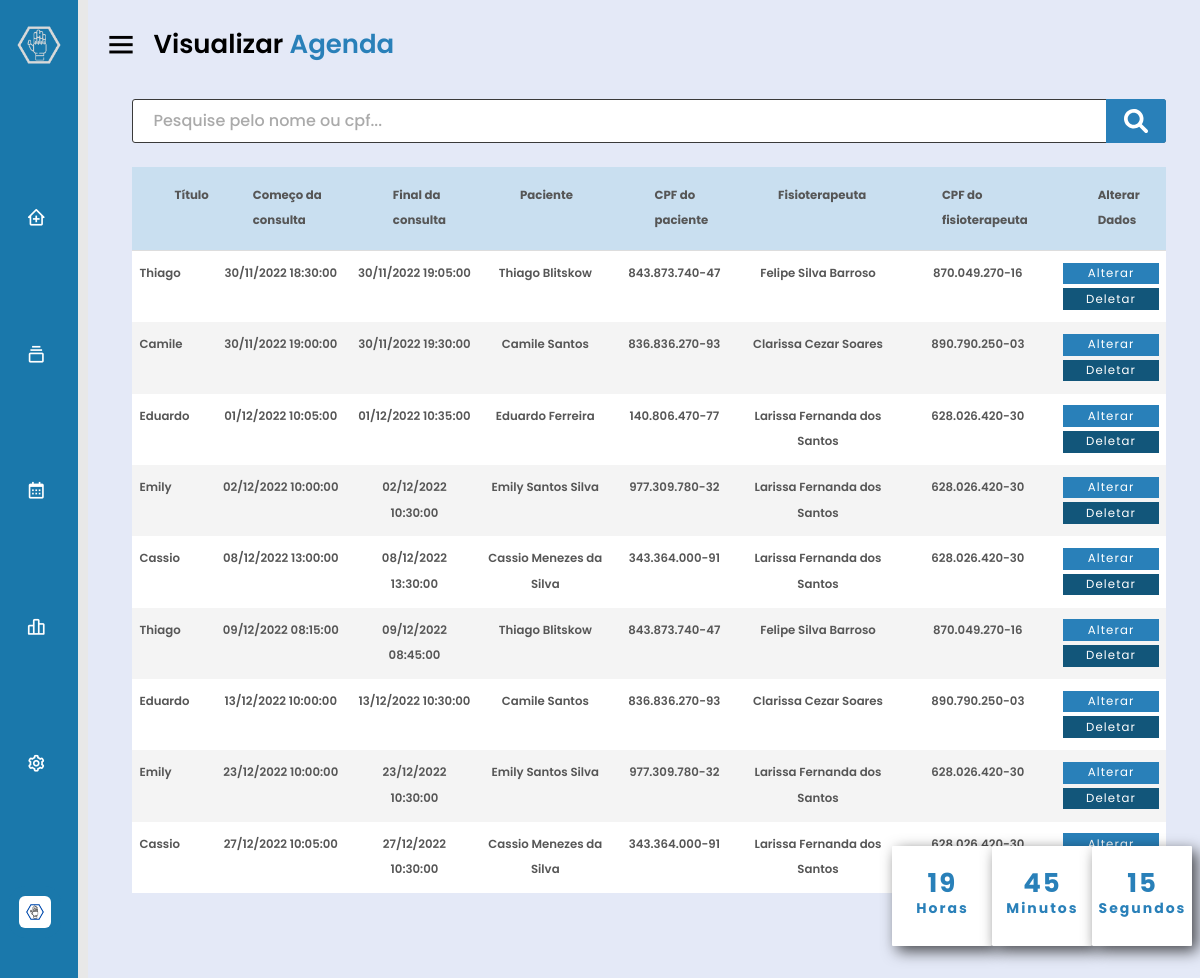
Page /app/clinica/visuconsultas/visuconsulta.php (signed in) on the committed database.
### tables this page shows
CREATE TABLE if not exists tb_clinica
(id_clinica int(5) NOT NULL auto_increment,
nome varchar(40) NOT NULL,
cnpj char(14) NOT NULL,
telefone varchar(15) NOT NULL,
estado varchar(40) NOT NULL, 
cidade varchar(110) NOT NULL,
endereco varchar(110),
id_usuario int(5) not null,
img varchar(400),
PRIMARY KEY (id_clinica),
constraint fkc_id_usuario
	foreign key (id_usuario) references tb_usuarios(id_usuario)
) DEFAULT CHARSET = utf8;

CREATE TABLE IF NOT EXISTS tb_consulta (
  id int(11) NOT NULL AUTO_INCREMENT,
  title varchar(220) DEFAULT NULL,
  color varchar(10) not NULL,
  start datetime not NULL,
  end datetime not NULL,
  ativo char(1) not null,  
  id_medico int (5) not null,
  id_paciente int(5) not null,
  id_clinica int(5) not null,
  PRIMARY KEY (id),
  constraint fkc_id_medico
	foreign key(id_medico) references tb_medico(id_medico),
  constraint fkc_id_paciente
	foreign key(id_paciente) references tb_paciente(id_paciente),
  constraint fkc_id_clinica
	foreign key(id_clinica) references tb_clinica(id_clinica)
);

CREATE TABLE if not exists tb_paciente
(id_paciente int NOT NULL auto_increment,
nome varchar(40) NOT NULL,
cpf char(11) NOT NULL,
dt_nascimento date not null,
genero varchar(20) not null,
naturalidade varchar(50) not null,  
estado_civil varchar(25) not null,
ativo char(1) NOT NULL,  
id_usuario int(5) not null,
id_medico int(5) not null,
unique_id int(5),
img varchar(400),
PRIMARY KEY (id_paciente),
constraint fkp_id_usuario 
	foreign key (id_usuario) references tb_usuarios(id_usuario),
constraint fk_id_medico
	foreign key (id_medico) references tb_medico(id_medico)
) DEFAULT CHARSET = utf8;

CREATE TABLE if not exists tb_medico
(id_medico int(5) NOT NULL auto_increment,
nome varchar(40) NOT NULL,
cpf char(11) NOT NULL,
crefito char(6) NOT NULL,  
dt_nascimento date not null,
genero varchar(20) not null,
ativo char(1) NOT NULL,  
id_usuario int (5) not null,
id_clinica int (5) not null,
unique_id int(5),
img varchar(400),
PRIMARY KEY (id_medico),
constraint fkm_id_usuario
	foreign key (id_usuario) references tb_usuarios(id_usuario),
constraint fk_id_clinica
	foreign key (id_clinica) references tb_clinica(id_clinica)
) DEFAULT CHARSET = utf8;

### app/clinica/visuconsultas/visuconsulta.php (the view, shortened to what this page needs)
<?php
	$email = $_SESSION['email'];
	$senha = $_SESSION['senha'];
		function cpf($cpf){
			return substr($cpf, 0, 3).".".substr($cpf, 3, 3).".".substr($cpf, 6,-2)."-".substr($cpf, -2);
		}
		include_once("../../../conexao.php");
		$sqlUsu = "SELECT id_usuario FROM tb_usuarios WHERE email = '$email' AND senha = '$senha'";
		$resultUsu = $conexao->query($sqlUsu);
		while($row = mysqli_fetch_array($resultUsu)){
			$idUsu = $row['id_usuario'];
		}
	  $sqlVisuAgenda = "select co.title, co.id, co.start, co.end, pa.nome as paciente, pa.cpf as cpfPaci, me.nome as fisio, me.cpf  as cpfFisio from tb_consulta as co join tb_clinica as cl on (co.id_clinica = cl.id_clinica) join tb_medico as me on (co.id_medico = me.id_medico) join tb_paciente as pa on (co.id_paciente = pa.id_paciente) where pa.ativo = 'a' and me.ativo = 'a' and cl.id_clinica = 1 and co.ativo = 'a' order by co.start";
	  $sr = mysqli_query($conexao,$sqlVisuAgenda) or die("Erro ao executar a consulta" . mysqli_error($conexao));
?>
<!DOCTYPE HTML>
<html>
	<head>
		<link href='https://unpkg.com/boxicons@2.0.7/css/boxicons.min.css' rel='stylesheet'>
		<link rel="stylesheet" href="../../assets/css/main.css" />
	</head>
	<body class="is-preload">
		<?php include('../sidebarClinicaPaste.php'); ?>
		<section class="home-section">
			<div class="relogio">
				<div>
					<span id="horas">00</span>
					<span class="tempo">Horas</span>
				</div>
				<div>
					<span id="minutos">00</span>
					<span class="tempo">Minutos</span>
				</div>
				<div>
					<span id="segundos">00</span>
					<span class="tempo">Segundos</span>
				</div>
			</div>
			<div class="home-content">
				<i class='bx bx-menu'></i>
				<span class="text">Visualizar <span>Agenda</span></span>
    		</div>
			<div id="content">
				<form action="pacientes.php" method="post">
					<div class="search_wrap search_wrap_1">
						<div class="search_box">
							<input type="text" class="input" name="txt_pesquisa" placeholder="Pesquise pelo nome ou cpf...">
							<div class="btn">
								<img src="../../img/magnifying-glass-solid.svg">
							</div>
						</div>
					</div>
				</form>
					<table id="keywords" cellspacing="0" cellpadding="0">
						<thead>
							<tr>
							<th>Título</th>
							<th>Começo da consulta</th>
							<th>Final da consulta</th>
							<th>Paciente</th>
							<th>CPF do paciente</th>
							<th>Fisioterapeuta</th>
							<th>CPF do fisioterapeuta</th>
							<th>Alterar Dados</th>
							</tr>
						</thead>
						<tbody>
						<?php while($dado = mysqli_fetch_assoc($sr)){ ?>
							<tr>
								<td class="lalign"><?php echo $dado["title"];?></td>
								<td><?php echo date("d/m/Y H:i:s", strtotime($dado["start"]));?></td>
								<td><?php echo date("d/m/Y H:i:s", strtotime($dado["end"]));?></td>
								<td><?php echo $dado["paciente"]; ?></td>
								<td><?php echo cpf($dado["cpfPaci"]);?></td>
								<td><?php echo $dado["fisio"];?></td>
								<td><?php echo cpf($dado["cpfFisio"]);?></td>
								<td>
									<a href='editarconsulta.php?id=<?php echo $dado['id']?>'><button>Alterar</button></a>
									<a href='deletarconsulta.php?id=<?php echo $dado['id']?>'><button class="btn-del">Deletar</button></a>
								</td>
							</tr>
						<?php }?>
						</tbody>
					</table>
			</div>
		</section>
</body>
</html>

### app/clinica/sidebarClinicaPaste.php (shortened to what this page needs)
<?php
		$sqlImg = "Select img from tb_clinica where id_usuario =".$idUsu;
		$resultImg = $conexao->query($sqlImg);
		while($row = mysqli_fetch_array($resultImg)){
			$ImgCli = $row['img'];
		}
		if($ImgCli != null){
			$ImgPerfil = "../../fotos/$ImgCli";
		}else{
			$ImgPerfil = "../../img/user.svg";
		}
?>
<div class="sidebar close">
<div class="logo-details">
    <img src="../../img/picwishOK.png">
</div>
<ul class="nav-links">
    <li>
        <div class="iocn-link">
        <a href="../indexclinic.php">
            <i class='bx bx-clinic'></i>
        </a>
        </div>
    </li>
    <li>
        <div class="iocn-link">
        <a href="#">
            <i class='bx bx-collection'></i>
        </a>
        </div>
    </li>
    <li>
        <div class="iocn-link">
        <a href="#">
            <i class='bx bx-calendar'></i>
        </a>
        </div>
    </li>
    <li>
        <a href="../dashboard.php">
            <i class='bx bx-bar-chart-alt-2'></i>
        </a>
    </li>
    <li>
        <a href="../../config/configuracoesclinica.php">
        <i class='bx bx-cog'></i>
        </a>
    </li>
       <li class="profile-details">
        <div class="div-profile-details">
            <div class="profile-content">
                <img src="<?php echo $ImgPerfil ?>"  alt="profileImg">
            </div>
        </div>
    </li>
</ul>
</div>

### rows in the picture
tb_clinica: img (picture)
tb_consulta: title "Thiago", start "30/11/2022 18:30:00", end "30/11/2022 19:05:00", id_paciente.nome "Thiago Blitskow", id_paciente.cpf "843.873.740-47", id_medico.nome "Felipe Silva Barroso", id_medico.cpf "870.049.270-16"
tb_consulta: title "Camile", start "30/11/2022 19:00:00", end "30/11/2022 19:30:00", id_paciente.nome "Camile Santos", id_paciente.cpf "836.836.270-93", id_medico.nome "Clarissa Cezar Soares", id_medico.cpf "890.790.250-03"
tb_consulta: title "Eduardo", start "01/12/2022 10:05:00", end "01/12/2022 10:35:00", id_paciente.nome "Eduardo Ferreira", id_paciente.cpf "140.806.470-77", id_medico.nome "Larissa Fernanda dos Santos", id_medico.cpf "628.026.420-30"
tb_consulta: title "Emily", start "02/12/2022 10:00:00", end "02/12/2022 10:30:00", id_paciente.nome "Emily Santos Silva", id_paciente.cpf "977.309.780-32", id_medico.nome "Larissa Fernanda dos Santos", id_medico.cpf "628.026.420-30"
tb_consulta: title "Cassio", start "08/12/2022 13:00:00", end "08/12/2022 13:30:00", id_paciente.nome "Cassio Menezes da Silva", id_paciente.cpf "343.364.000-91", id_medico.nome "Larissa Fernanda dos Santos", id_medico.cpf "628.026.420-30"
tb_consulta: title "Thiago", start "09/12/2022 08:15:00", end "09/12/2022 08:45:00", id_paciente.nome "Thiago Blitskow", id_paciente.cpf "843.873.740-47", id_medico.nome "Felipe Silva Barroso", id_medico.cpf "870.049.270-16"
tb_consulta: title "Eduardo", start "13/12/2022 10:00:00", end "13/12/2022 10:30:00", id_paciente.nome "Camile Santos", id_paciente.cpf "836.836.270-93", id_medico.nome "Clarissa Cezar Soares", id_medico.cpf "890.790.250-03"
tb_consulta: title "Emily", start "23/12/2022 10:00:00", end "23/12/2022 10:30:00", id_paciente.nome "Emily Santos Silva", id_paciente.cpf "977.309.780-32", id_medico.nome "Larissa Fernanda dos Santos", id_medico.cpf "628.026.420-30"
tb_consulta: title "Cassio", start "27/12/2022 10:05:00", end "27/12/2022 10:30:00", id_paciente.nome "Cassio Menezes da Silva", id_paciente.cpf "343.364.000-91", id_medico.nome "Larissa Fernanda dos Santos", id_medico.cpf "628.026.420-30"
